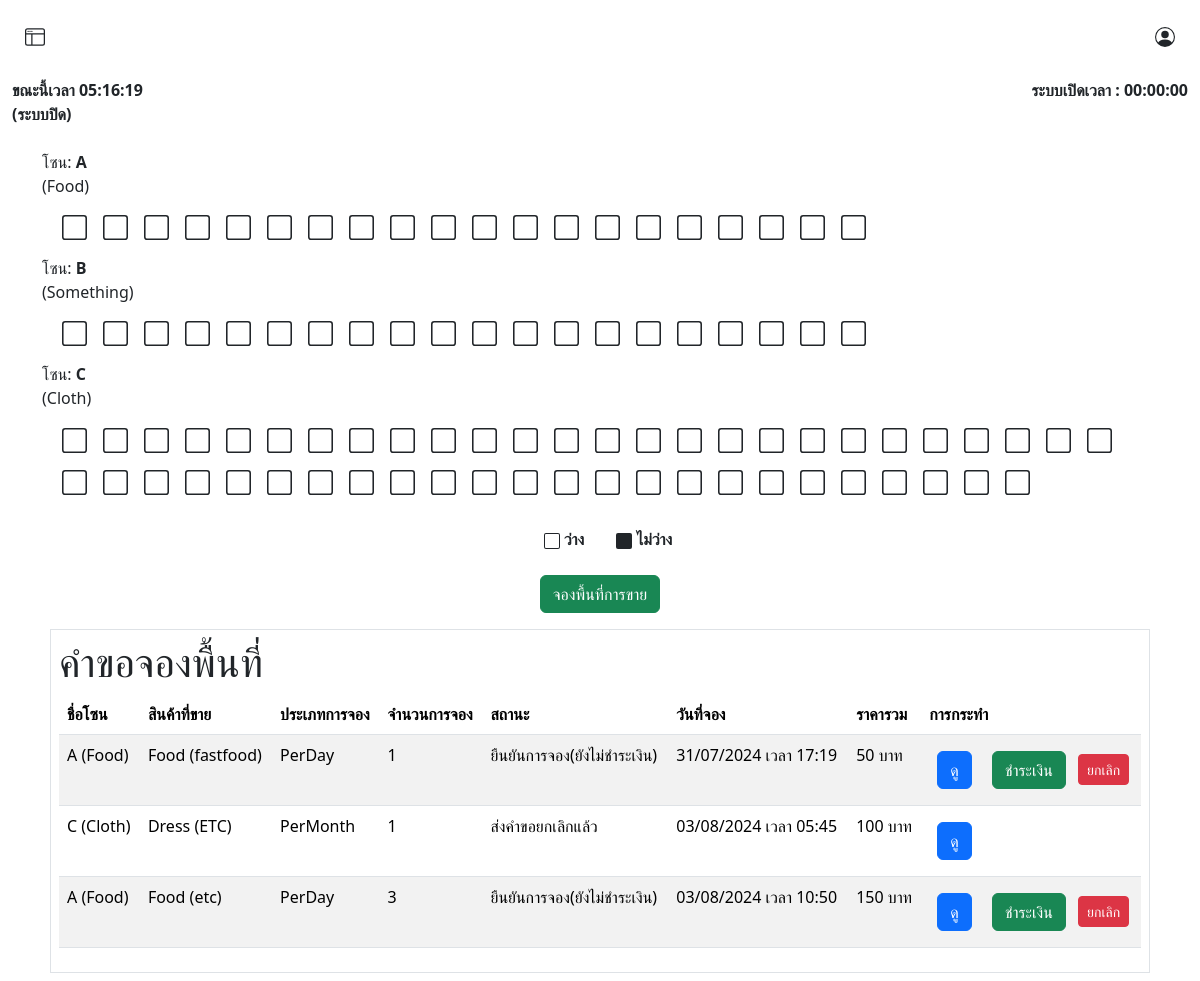
The page /user/index.php (signed in) on the database as committed earlier.
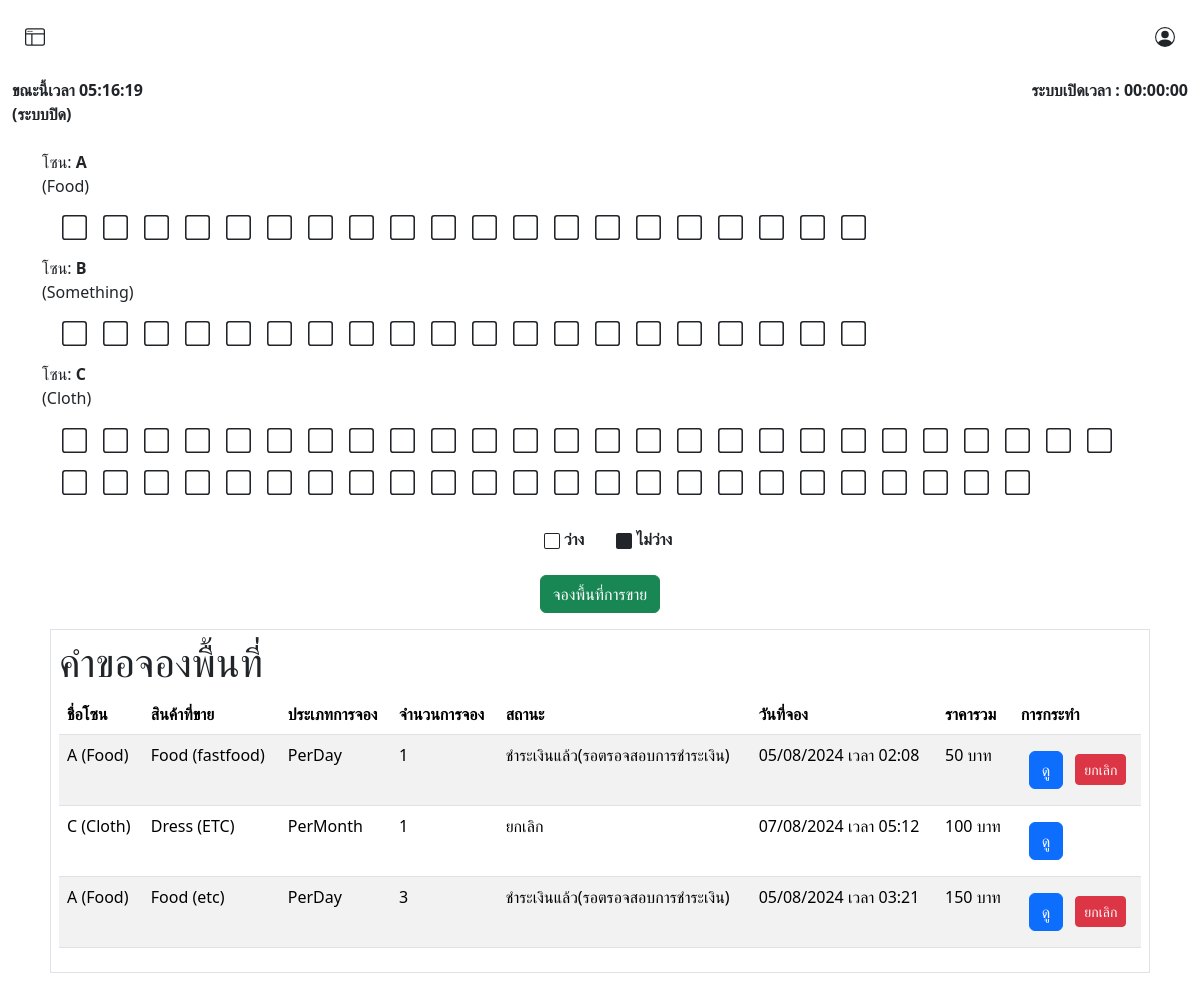
The same page on the database as committed later.
### tables this page shows
CREATE TABLE `zone_detail` (
  `zone_id` int(3) UNSIGNED ZEROFILL NOT NULL COMMENT 'รหัสโซน',
  `zone_name` varchar(50) NOT NULL COMMENT 'ชื่อโซน',
  `zone_detail` varchar(45) NOT NULL,
  `pricePerDate` float DEFAULT NULL COMMENT 'ราคาต่อวัน',
  `pricePerMonth` float DEFAULT NULL COMMENT 'ราคาต่อเดือน'
);

CREATE TABLE `locks` (
  `id_locks` int(11) NOT NULL COMMENT 'ไอดีล็อค',
  `lock_name` varchar(10) NOT NULL COMMENT 'ชื่อเลขล็อต',
  `zone_id` int(3) UNSIGNED ZEROFILL DEFAULT NULL COMMENT 'รหัสประเภทโซน',
  `booking_id` int(10) UNSIGNED ZEROFILL DEFAULT NULL COMMENT 'รหัสการจอง',
  `available` int(3) DEFAULT NULL COMMENT 'สถานะ ว่าง หรือ จองแล้ว '
);

CREATE TABLE `booking` (
  `booking_id` int(10) UNSIGNED ZEROFILL NOT NULL COMMENT 'รหัสการจอง',
  `member_id` int(6) UNSIGNED ZEROFILL DEFAULT NULL COMMENT 'รหัสลูกค้า',
  `booking_status` int(3) UNSIGNED DEFAULT NULL COMMENT 'สถานะการจอง',
  `booking_type` varchar(20) NOT NULL COMMENT 'รายวัน, รายเดือน',
  `zone_id` int(3) UNSIGNED ZEROFILL DEFAULT NULL COMMENT 'รหัสประเภทโซน',
  `booking_amount` int(11) NOT NULL COMMENT 'จำนวนล็อคที่จะจอง',
  `total_price` float NOT NULL COMMENT 'ราคารวม',
  `product_type` int(6) UNSIGNED NOT NULL COMMENT 'ประเภทสินค้า',
  `sub_product_type` varchar(45) NOT NULL,
  `slip_img` varchar(45) DEFAULT NULL,
  `booking_date` timestamp NOT NULL DEFAULT current_timestamp() ON UPDATE current_timestamp() COMMENT 'วันเวลาที่จอง'
);

CREATE TABLE `category` (
  `id_category` int(11) NOT NULL,
  `cat_name` varchar(45) NOT NULL
);

CREATE TABLE `sub_category` (
  `idsub_category` int(11) NOT NULL,
  `id_category` varchar(45) NOT NULL,
  `sub_cat_name` varchar(45) NOT NULL
);

CREATE TABLE `booking_status` (
  `id` int(3) UNSIGNED NOT NULL COMMENT 'รหัสสถานะการจอง',
  `status` varchar(50) NOT NULL COMMENT 'สถานะ'
);

### user/index.php (the view, shortened to what this page needs)
<?php
require("../condb.php");
$user_id = $_SESSION["user_id"];
?>
<!DOCTYPE html>
<html lang="en">
<head>
    <link href="https://cdn.jsdelivr.net/npm/bootstrap@5.3.3/dist/css/bootstrap.min.css" rel="stylesheet">
</head>
<body>
    <nav class="row g-2">
        <div class="col-12 d-flex justify-content-between px-3 py-3">
            <div class="col-4">
                <button class="btn" type="button" data-bs-toggle="offcanvas" data-bs-target="#offcanvasWithBothOptions" aria-controls="offcanvasWithBothOptions">
                </button>
            </div>
            <button class="btn" type="button" data-bs-toggle="modal" data-bs-target="#ProfileModal">
            </button>
        </div>
        <div class="col-12 d-flex justify-content-between px-3">
            <strong>
                <div id="time"></div>
                <div id="#">(ระบบปิด)</div>
            </strong>
            <strong>
                <div id="#">ระบบเปิดเวลา : 00:00:00</div>
            </strong>
        </div>
        <div class="container mt-4">
            <div class="container ">
                <div class="row d-flex justify-content-center align-item-center">
                    <div class="col-12 d-flex flex-wrap justify-content-center align-item-center">
                        <?php
                        $sql = "SELECT * FROM zone_detail";
                        if ($result = $conn->query($sql)) {
                            if ($result->num_rows > 0) {
                                while ($row = $result->fetch_assoc()) {
                                    echo '
                                    <div class="">
                                       <div class="row ">
                                            <div class="col">
                                                <div class="d-flex justify-content-start">
                                                        <div class="">
                                                        <p class="zone_detail"
                                                            data-bs-toggle="tooltip"
                                                            data-bs-placement="right"
                                                            title="รายวัน ' . $row["pricePerDate"] . '฿<br>รายเดือน ' . $row["pricePerMonth"] . '฿">
                                                            โซน: <strong>' . $row["zone_name"] . '</strong><br>(' . $row["zone_detail"] . ')
                                                        </p>
                                                        </div>
                                                </div>
                                        </div>
                                    </div>
                                    ';
                                    $sql2 = "SELECT * FROM locks WHERE zone_id = " . $row["zone_id"];
                                    if ($result2 = $conn->query($sql2)) {
                                        if ($result2->num_rows > 0) {
                                            echo '<div class="d-flex flex-wrap container-md">';
                                            while ($row2 = $result2->fetch_assoc()) {
                                                echo '<div class="mx-2">';
                                                echo '<p>';
                                                if ($row2["available"] == 0) {
                                                    echo '
                                                    <svg xmlns="http://www.w3.org/2000/svg" width="25" height="25" fill="currentColor" class="bi bi-square" viewBox="0 0 16 16">
                                                        <path d="M14 1a1 1 0 0 1 1 1v12a1 1 0 0 1-1 1H2a1 1 0 0 1-1-1V2a1 1 0 0 1 1-1zM2 0a2 2 0 0 0-2 2v12a2 2 0 0 0 2 2h12a2 2 0 0 0 2-2V2a2 2 0 0 0-2-2z"/>
                                                    </svg>';
                                                } else if ($row2["available"] == 1) {
                                                    echo '
                                                <svg xmlns="http://www.w3.org/2000/svg" width="25" height="25" fill="currentColor" class="bi bi-square-fill" viewBox="0 0 16 16">
                                                    <path d="M0 2a2 2 0 0 1 2-2h12a2 2 0 0 1 2 2v12a2 2 0 0 1-2 2H2a2 2 0 0 1-2-2z"/>
                                                </svg>';
                                                }
                                                echo '</p>';
                                                echo '</div>';
                                            }
                                            echo '</div>';
                                        } else {
                                            echo "<p>ยังไม่มีการสร้างข้อมูลพื้นที่การขาย</p>";
                                        }
                                    } else {
                                        echo "<p>Error in nested query: " . $conn->error . "</p>";
                                    }
                                }
                            } else {
                                echo "<p><strong>ยังไม่มีการสร้างข้อมูลพื้นที่การขาย</strong></p>";
                            }
                        } else {
                            echo "<p>Error in main query: " . $conn->error . "</p>";
                        }
                        ?>
                    </div>
                    <div class="container-md d-flex justify-content-center p-2 m-2">
                        <div class="px-2 mx-2">
                            <svg xmlns="http://www.w3.org/2000/svg" width="16" height="16" fill="currentColor" class="bi bi-square" viewBox="0 0 16 16">
                                <path d="M14 1a1 1 0 0 1 1 1v12a1 1 0 0 1-1 1H2a1 1 0 0 1-1-1V2a1 1 0 0 1 1-1zM2 0a2 2 0 0 0-2 2v12a2 2 0 0 0 2 2h12a2 2 0 0 0 2-2V2a2 2 0 0 0-2-2z" />
                            </svg>
                            <strong>ว่าง</strong>
                        </div>
                        <div class="px-2 mx-2">
                            <svg xmlns="http://www.w3.org/2000/svg" width="16" height="16" fill="currentColor" class="bi bi-square-fill" viewBox="0 0 16 16">
                                <path d="M0 2a2 2 0 0 1 2-2h12a2 2 0 0 1 2 2v12a2 2 0 0 1-2 2H2a2 2 0 0 1-2-2z" />
                            </svg>
                            <strong>ไม่ว่าง</strong>
                        </div>
                    </div>
                    <div class="col-12 d-flex justify-content-evenly px-3">
                        <button class="btn btn-success m-2" type="button" data-bs-toggle="modal" data-bs-target="#ReserveModal">
                            จองพื้นที่การขาย
                        </button>
                    </div>
                </div>
            </div>
        </div>
        <div class="tab-content" id="myTabContent">
            <div class="tab-pane fade show active mt-2 mx-2 p-2 border" id="categort">
                <div>
                    <h1>คำขอจองพื้นที่</h1>
                </div>
                <div class="mt-2">
                    <?php
                    $sql = "SELECT BK.booking_id, ZD.zone_name, ZD.zone_detail, C.cat_name, SC.sub_cat_name, BK.booking_type, BK.booking_amount , BK.booking_status , BK.slip_img, BS.status, BK.booking_date ,BK.total_price
                            FROM booking AS BK
                            INNER JOIN booking_status AS BS ON BK.booking_status = BS.id
                            INNER JOIN category AS C ON BK.product_type = C.id_category
                            INNER JOIN sub_category AS SC ON BK.sub_product_type = SC.idsub_category
                            INNER JOIN zone_detail AS ZD ON BK.zone_id = ZD.zone_id
                            WHERE member_id = $user_id
                            ORDER BY booking_id
                            ";
                    $result = $conn->query($sql);
                    if ($result->num_rows > 0) {
                        echo "<table class='table table-striped'>";
                        echo "<thead>
                        <tr>
                            <th>ชื่อโซน</th>
                            <th>สินค้าที่ขาย</th>
                            <th>ประเภทการจอง</th>
                            <th>จำนวนการจอง</th>
                            <th>สถานะ</th>
                            <th>วันที่จอง</th>
                            <th>ราคารวม</th>
                            <th>การกระทำ</th>
                        </tr>
                    </thead>";
                        echo "<tbody>";
                        while ($row = $result->fetch_assoc()) {
                            $booking_date = date("d/m/Y เวลา H:i", strtotime($row["booking_date"]));
                            echo "<tr>
                            <td>" . $row["zone_name"] . " (" . $row["zone_detail"] . ")</td>
                            <td>" . $row["cat_name"] . " (" . $row["sub_cat_name"] . ")</td>
                            <td>" . $row["booking_type"] . "</td>
                            <td>" . $row["booking_amount"] . "</td>
                            <td>" . $row["status"] . "</td>
                            <td>" . $booking_date  . "</td>
                            <td>" . $row["total_price"]  . " บาท</td>
                            ";
                            switch ($row["booking_status"]) {
                                case 1:
                                        echo " <td>
                                    <button class='btn btn-primary m-2' type='button' data-bs-toggle='modal' data-bs-target='#viewBookingModal' data-id='" . $row["booking_id"] . "'>ดู</button>
                                    <button class='btn btn-success m-2' type='button' data-bs-toggle='modal' data-bs-target='#PayModal' data-id='" . $row["booking_id"] . "'>ชำระเงิน</button>
                                        <a href='cancel_booking.php?booking_id=" . $row["booking_id"] . "' class='btn btn-danger btn-sm' onclick='return confirm(\"คุณแน่ใจหรือว่าต้องการยกเลิกการจองนี้?\")'>ยกเลิก</a>
                                    </td>";
                                break;
                                case 2:
                                    echo " <td>
                                    <button class='btn btn-primary m-2' type='button' data-bs-toggle='modal' data-bs-target='#viewBookingModal' data-id='" . $row["booking_id"] . "'>ดู</button>
                                        <a href='cancel_booking.php?booking_id=" . $row["booking_id"] . "' class='btn btn-danger btn-sm' onclick='return confirm(\"คุณแน่ใจหรือว่าต้องการยกเลิกการจองนี้?\")'>ยกเลิก</a>
                                    </td>";                                  break;
                                case 5:
                                    echo " <td>
                                    <button class='btn btn-primary m-2' type='button' data-bs-toggle='modal' data-bs-target='#viewBookingModal' data-id='" . $row["booking_id"] . "'>ดู</button>
                                    </td>";                                   break;
                                case 6:
                                    echo " <td>
                                    <button class='btn btn-primary m-2' type='button' data-bs-toggle='modal' data-bs-target='#viewBookingModal' data-id='" . $row["booking_id"] . "'>ดู</button>
                                    </td>";                                   break;
                                echo "ไม่ทราบสถานะ";                              }
                       echo " </tr>";
                        }
                        echo "</tbody></table>";
                    } else {
                        echo "ยังไม่ได้มีการจอง";
                    }
                    ?>
                </div>
            </div>
        </div>
    </nav>
</body>
</html>

Rows that differ between the two databases and show on the page:
changed booking "fastfood": booking_status.status "ยืนยันการจอง(ยังไม่ชำระเงิน)" → "ชำระเงินแล้ว(รอตรอจสอบการชำระเงิน)"; booking_date "31/07/2024 เวลา 17:19" → "05/08/2024 เวลา 02:08"; no longer shows "ชำระเงิน"
changed booking "PerMonth": booking_status.status "ส่งคำขอยกเลิกแล้ว" → "ยกเลิก"; booking_date "03/08/2024 เวลา 05:45" → "07/08/2024 เวลา 05:12"; booking_status 5 → 6 (drawn)
changed booking "etc": booking_status.status "ยืนยันการจอง(ยังไม่ชำระเงิน)" → "ชำระเงินแล้ว(รอตรอจสอบการชำระเงิน)"; booking_date "03/08/2024 เวลา 10:50" → "05/08/2024 เวลา 03:21"; no longer shows "ชำระเงิน"
